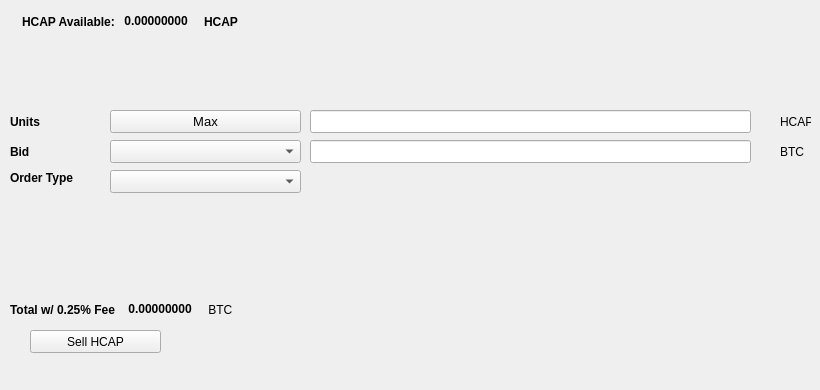
   <widget class="QWidget" name="SellTab">
    <attribute name="title">
     <string>Sell</string>
    </attribute>
    <widget class="QLabel" name="label_16">
     <property name="geometry">
      <rect>
       <x>780</x>
       <y>140</y>
       <width>31</width>
       <height>23</height>
      </rect>
     </property>
     <property name="text">
      <string>BTC</string>
     </property>
    </widget>
    <widget class="QComboBox" name="SellBidcomboBox">
     <property name="geometry">
      <rect>
       <x>110</x>
       <y>140</y>
       <width>191</width>
       <height>23</height>
      </rect>
     </property>
     <property name="font">
      <font>
       <pointsize>10</pointsize>
      </font>
     </property>
    </widget>
    <widget class="QLabel" name="label_18">
     <property name="geometry">
      <rect>
       <x>10</x>
       <y>110</y>
       <width>46</width>
       <height>23</height>
      </rect>
     </property>
     <property name="font">
      <font>
       <weight>75</weight>
       <bold>true</bold>
      </font>
     </property>
     <property name="text">
      <string>Units</string>
     </property>
    </widget>
    <widget class="QPushButton" name="Sell_Max_Amount">
     <property name="geometry">
      <rect>
       <x>110</x>
       <y>110</y>
       <width>191</width>
       <height>23</height>
      </rect>
     </property>
     <property name="font">
      <font>
       <pointsize>10</pointsize>
      </font>
     </property>
     <property name="text">
      <string>Max</string>
     </property>
    </widget>
    <widget class="QLabel" name="label_20">
     <property name="geometry">
      <rect>
       <x>10</x>
       <y>170</y>
       <width>91</width>
       <height>16</height>
      </rect>
     </property>
     <property name="font">
      <font>
       <weight>75</weight>
       <bold>true</bold>
      </font>
     </property>
     <property name="text">
      <string>Order Type</string>
     </property>
    </widget>
    <widget class="QComboBox" name="SellOrdertypeCombo">
     <property name="geometry">
      <rect>
       <x>110</x>
       <y>170</y>
       <width>191</width>
       <height>23</height>
      </rect>
     </property>
     <property name="font">
      <font>
       <pointsize>10</pointsize>
      </font>
     </property>
    </widget>
    <widget class="QLabel" name="label_21">
     <property name="geometry">
      <rect>
       <x>10</x>
       <y>140</y>
       <width>46</width>
       <height>23</height>
      </rect>
     </property>
     <property name="font">
      <font>
       <weight>75</weight>
       <bold>true</bold>
      </font>
     </property>
     <property name="text">
      <string>Bid</string>
     </property>
    </widget>
    <widget class="QLabel" name="label_22">
     <property name="geometry">
      <rect>
       <x>780</x>
       <y>110</y>
       <width>31</width>
       <height>23</height>
      </rect>
     </property>
     <property name="text">
      <string>HCAP</string>
     </property>
    </widget>
    <widget class="QLineEdit" name="UnitsInputHCAP">
     <property name="geometry">
      <rect>
       <x>310</x>
       <y>110</y>
       <width>441</width>
       <height>23</height>
      </rect>
     </property>
     <property name="font">
      <font>
       <pointsize>9</pointsize>
       <weight>75</weight>
       <bold>true</bold>
      </font>
     </property>
    </widget>
    <widget class="QLineEdit" name="SellBidPriceEdit">
     <property name="geometry">
      <rect>
       <x>310</x>
       <y>140</y>
       <width>441</width>
       <height>23</height>
      </rect>
     </property>
     <property name="font">
      <font>
       <pointsize>9</pointsize>
       <weight>75</weight>
       <bold>true</bold>
      </font>
     </property>
    </widget>
    <widget class="QPushButton" name="SellHCAPBTN">
     <property name="geometry">
      <rect>
       <x>30</x>
       <y>330</y>
       <width>131</width>
       <height>23</height>
      </rect>
     </property>
     <property name="text">
      <string>Sell HCAP</string>
     </property>
     <property name="icon">
      <iconset resource="../hcap">
       <normaloff>:/icons/hcap</normaloff>:/icons/hcap</iconset>
     </property>
    </widget>
    <widget class="QWidget" name="layoutWidget3">
     <property name="geometry">
      <rect>
       <x>22</x>
       <y>12</y>
       <width>258</width>
       <height>19</height>
      </rect>
     </property>
     <layout class="QHBoxLayout" name="horizontalLayout">
      <item>
       <widget class="QLabel" name="label232_2">
        <property name="font">
         <font>
          <weight>75</weight>
          <bold>true</bold>
         </font>
        </property>
        <property name="text">
         <string>HCAP Available:</string>
        </property>
       </widget>
      </item>
      <item>
       <widget class="QLabel" name="HCAPAvailableLabel">
        <property name="palette">
         <palette>
          <active>
           <colorrole role="WindowText">
            <brush brushstyle="SolidPattern">
             <color alpha="255">
              <red>0</red>
              <green>0</green>
              <blue>0</blue>
             </color>
            </brush>
           </colorrole>
           <colorrole role="Button">
            <brush brushstyle="SolidPattern">
             <color alpha="255">
              <red>0</red>
              <green>170</green>
              <blue>0</blue>
             </color>
            </brush>
           </colorrole>
           <colorrole role="Light">
            <brush brushstyle="SolidPattern">
             <color alpha="255">
              <red>0</red>
              <green>255</green>
              <blue>0</blue>
             </color>
            </brush>
           </colorrole>
           <colorrole role="Midlight">
            <brush brushstyle="SolidPattern">
             <color alpha="255">
              <red>0</red>
              <green>212</green>
              <blue>0</blue>
             </color>
            </brush>
           </colorrole>
           <colorrole role="Dark">
            <brush brushstyle="SolidPattern">
             <color alpha="255">
              <red>0</red>
              <green>85</green>
              <blue>0</blue>
             </color>
            </brush>
           </colorrole>
           <colorrole role="Mid">
            <brush brushstyle="SolidPattern">
             <color alpha="255">
              <red>0</red>
              <green>113</green>
              <blue>0</blue>
             </color>
            </brush>
           </colorrole>
           <colorrole role="Text">
            <brush brushstyle="SolidPattern">
             <color alpha="255">
              <red>0</red>
              <green>170</green>
              <blue>0</blue>
             </color>
            </brush>
           </colorrole>
           <colorrole role="BrightText">
            <brush brushstyle="SolidPattern">
             <color alpha="255">
              <red>255</red>
              <green>255</green>
              <blue>255</blue>
             </color>
            </brush>
           </colorrole>
           <colorrole role="ButtonText">
            <brush brushstyle="SolidPattern">
             <color alpha="255">
              <red>0</red>
              <green>0</green>
              <blue>0</blue>
             </color>
            </brush>
           </colorrole>
           <colorrole role="Base">
            <brush brushstyle="SolidPattern">
             <color alpha="255">
              <red>255</red>
              <green>255</green>
              <blue>255</blue>
             </color>
            </brush>
           </colorrole>
           <colorrole role="Window">
            <brush brushstyle="SolidPattern">
             <color alpha="255">
              <red>0</red>
              <green>170</green>
              <blue>0</blue>
             </color>
            </brush>
           </colorrole>
           <colorrole role="Shadow">
            <brush brushstyle="SolidPattern">
             <color alpha="255">
              <red>0</red>
              <green>0</green>
              <blue>0</blue>
             </color>
            </brush>
           </colorrole>
           <colorrole role="AlternateBase">
            <brush brushstyle="SolidPattern">
             <color alpha="255">
              <red>127</red>
              <green>212</green>
              <blue>127</blue>
             </color>
            </brush>
           </colorrole>
           <colorrole role="ToolTipBase">
            <brush brushstyle="SolidPattern">
             <color alpha="255">
              <red>255</red>
              <green>255</green>
              <blue>220</blue>
             </color>
            </brush>
           </colorrole>
           <colorrole role="ToolTipText">
            <brush brushstyle="SolidPattern">
             <color alpha="255">
              <red>0</red>
              <green>0</green>
              <blue>0</blue>
             </color>
            </brush>
           </colorrole>
          </active>
          <inactive>
           <colorrole role="WindowText">
            <brush brushstyle="SolidPattern">
             <color alpha="255">
              <red>0</red>
              <green>0</green>
              <blue>0</blue>
             </color>
            </brush>
           </colorrole>
           <colorrole role="Button">
            <brush brushstyle="SolidPattern">
             <color alpha="255">
              <red>0</red>
              <green>170</green>
              <blue>0</blue>
             </color>
            </brush>
           </colorrole>
           <colorrole role="Light">
            <brush brushstyle="SolidPattern">
             <color alpha="255">
              <red>0</red>
              <green>255</green>
              <blue>0</blue>
             </color>
            </brush>
           </colorrole>
           <colorrole role="Midlight">
            <brush brushstyle="SolidPattern">
             <color alpha="255">
              <red>0</red>
              <green>212</green>
              <blue>0</blue>
             </color>
            </brush>
           </colorrole>
           <colorrole role="Dark">
            <brush brushstyle="SolidPattern">
             <color alpha="255">
              <red>0</red>
              <green>85</green>
              <blue>0</blue>
             </color>
            </brush>
           </colorrole>
           <colorrole role="Mid">
            <brush brushstyle="SolidPattern">
             <color alpha="255">
              <red>0</red>
              <green>113</green>
              <blue>0</blue>
             </color>
            </brush>
           </colorrole>
           <colorrole role="Text">
            <brush brushstyle="SolidPattern">
             <color alpha="255">
              <red>0</red>
              <green>170</green>
              <blue>0</blue>
             </color>
            </brush>
           </colorrole>
           <colorrole role="BrightText">
            <brush brushstyle="SolidPattern">
             <color alpha="255">
              <red>255</red>
              <green>255</green>
              <blue>255</blue>
             </color>
            </brush>
           </colorrole>
           <colorrole role="ButtonText">
            <brush brushstyle="SolidPattern">
             <color alpha="255">
              <red>0</red>
              <green>0</green>
              <blue>0</blue>
             </color>
            </brush>
           </colorrole>
           <colorrole role="Base">
            <brush brushstyle="SolidPattern">
             <color alpha="255">
              <red>255</red>
              <green>255</green>
              <blue>255</blue>
             </color>
            </brush>
           </colorrole>
           <colorrole role="Window">
            <brush brushstyle="SolidPattern">
             <color alpha="255">
              <red>0</red>
              <green>170</green>
              <blue>0</blue>
             </color>
            </brush>
           </colorrole>
           <colorrole role="Shadow">
            <brush brushstyle="SolidPattern">
             <color alpha="255">
              <red>0</red>
              <green>0</green>
              <blue>0</blue>
             </color>
            </brush>
           </colorrole>
           <colorrole role="AlternateBase">
            <brush brushstyle="SolidPattern">
             <color alpha="255">
              <red>127</red>
              <green>212</green>
              <blue>127</blue>
             </color>
            </brush>
           </colorrole>
           <colorrole role="ToolTipBase">
            <brush brushstyle="SolidPattern">
             <color alpha="255">
              <red>255</red>
              <green>255</green>
              <blue>220</blue>
             </color>
            </brush>
           </colorrole>
           <colorrole role="ToolTipText">
            <brush brushstyle="SolidPattern">
             <color alpha="255">
              <red>0</red>
              <green>0</green>
              <blue>0</blue>
             </color>
            </brush>
           </colorrole>
          </inactive>
          <disabled>
           <colorrole role="WindowText">
            <brush brushstyle="SolidPattern">
             <color alpha="255">
              <red>0</red>
              <green>85</green>
              <blue>0</blue>
             </color>
            </brush>
           </colorrole>
           <colorrole role="Button">
            <brush brushstyle="SolidPattern">
             <color alpha="255">
              <red>0</red>
              <green>170</green>
              <blue>0</blue>
             </color>
            </brush>
           </colorrole>
           <colorrole role="Light">
            <brush brushstyle="SolidPattern">
             <color alpha="255">
              <red>0</red>
              <green>255</green>
              <blue>0</blue>
             </color>
            </brush>
           </colorrole>
           <colorrole role="Midlight">
            <brush brushstyle="SolidPattern">
             <color alpha="255">
              <red>0</red>
              <green>212</green>
              <blue>0</blue>
             </color>
            </brush>
           </colorrole>
           <colorrole role="Dark">
            <brush brushstyle="SolidPattern">
             <color alpha="255">
              <red>0</red>
              <green>85</green>
              <blue>0</blue>
             </color>
            </brush>
           </colorrole>
           <colorrole role="Mid">
            <brush brushstyle="SolidPattern">
             <color alpha="255">
              <red>0</red>
              <green>113</green>
              <blue>0</blue>
             </color>
            </brush>
           </colorrole>
           <colorrole role="Text">
            <brush brushstyle="SolidPattern">
             <color alpha="255">
              <red>0</red>
              <green>85</green>
              <blue>0</blue>
             </color>
            </brush>
           </colorrole>
           <colorrole role="BrightText">
            <brush brushstyle="SolidPattern">
             <color alpha="255">
              <red>255</red>
              <green>255</green>
              <blue>255</blue>
             </color>
            </brush>
           </colorrole>
           <colorrole role="ButtonText">
            <brush brushstyle="SolidPattern">
             <color alpha="255">
              <red>0</red>
              <green>85</green>
              <blue>0</blue>
             </color>
            </brush>
           </colorrole>
           <colorrole role="Base">
            <brush brushstyle="SolidPattern">
             <color alpha="255">
              <red>0</red>
              <green>170</green>
              <blue>0</blue>
             </color>
            </brush>
           </colorrole>
           <colorrole role="Window">
            <brush brushstyle="SolidPattern">
             <color alpha="255">
              <red>0</red>
              <green>170</green>
              <blue>0</blue>
             </color>
            </brush>
           </colorrole>
           <colorrole role="Shadow">
            <brush brushstyle="SolidPattern">
             <color alpha="255">
              <red>0</red>
              <green>0</green>
              <blue>0</blue>
             </color>
            </brush>
           </colorrole>
           <colorrole role="AlternateBase">
            <brush brushstyle="SolidPattern">
             <color alpha="255">
              <red>0</red>
              <green>170</green>
              <blue>0</blue>
             </color>
            </brush>
           </colorrole>
           <colorrole role="ToolTipBase">
            <brush brushstyle="SolidPattern">
             <color alpha="255">
              <red>255</red>
              <green>255</green>
              <blue>220</blue>
             </color>
            </brush>
           </colorrole>
           <colorrole role="ToolTipText">
            <brush brushstyle="SolidPattern">
             <color alpha="255">
              <red>0</red>
              <green>0</green>
              <blue>0</blue>
             </color>
            </brush>
           </colorrole>
          </disabled>
         </palette>
        </property>
        <property name="font">
         <font>
          <weight>75</weight>
          <bold>true</bold>
         </font>
        </property>
        <property name="text">
         <string> 0.00000000 </string>
        </property>
        <property name="textInteractionFlags">
         <set>Qt::LinksAccessibleByMouse|Qt::TextSelectableByKeyboard|Qt::TextSelectableByMouse</set>
        </property>
       </widget>
      </item>
      <item>
       <widget class="QLabel" name="labelHCAP">
        <property name="font">
         <font>
          <weight>75</weight>
          <bold>true</bold>
         </font>
        </property>
        <property name="text">
         <string>HCAP</string>
        </property>
       </widget>
      </item>
     </layout>
    </widget>
    <widget class="QWidget" name="layoutWidget">
     <property name="geometry">
      <rect>
       <x>10</x>
       <y>300</y>
       <width>268</width>
       <height>19</height>
      </rect>
     </property>
     <layout class="QHBoxLayout" name="horizontalLayout_2">
      <item>
       <widget class="QLabel" name="label_19">
        <property name="font">
         <font>
          <weight>75</weight>
          <bold>true</bold>
         </font>
        </property>
        <property name="text">
         <string>Total w/ 0.25% Fee </string>
        </property>
       </widget>
      </item>
      <item>
       <widget class="QLabel" name="SellCostLabel">
        <property name="palette">
         <palette>
          <active>
           <colorrole role="WindowText">
            <brush brushstyle="SolidPattern">
             <color alpha="255">
              <red>0</red>
              <green>0</green>
              <blue>0</blue>
             </color>
            </brush>
           </colorrole>
           <colorrole role="Button">
            <brush brushstyle="SolidPattern">
             <color alpha="255">
              <red>0</red>
              <green>170</green>
              <blue>0</blue>
             </color>
            </brush>
           </colorrole>
           <colorrole role="Light">
            <brush brushstyle="SolidPattern">
             <color alpha="255">
              <red>0</red>
              <green>255</green>
              <blue>0</blue>
             </color>
            </brush>
           </colorrole>
           <colorrole role="Midlight">
            <brush brushstyle="SolidPattern">
             <color alpha="255">
              <red>0</red>
              <green>212</green>
              <blue>0</blue>
             </color>
            </brush>
           </colorrole>
           <colorrole role="Dark">
            <brush brushstyle="SolidPattern">
             <color alpha="255">
              <red>0</red>
              <green>85</green>
              <blue>0</blue>
             </color>
            </brush>
           </colorrole>
           <colorrole role="Mid">
            <brush brushstyle="SolidPattern">
             <color alpha="255">
              <red>0</red>
              <green>113</green>
              <blue>0</blue>
             </color>
            </brush>
           </colorrole>
           <colorrole role="Text">
            <brush brushstyle="SolidPattern">
             <color alpha="255">
              <red>0</red>
              <green>170</green>
              <blue>0</blue>
             </color>
            </brush>
           </colorrole>
           <colorrole role="BrightText">
            <brush brushstyle="SolidPattern">
             <color alpha="255">
              <red>255</red>
              <green>255</green>
              <blue>255</blue>
             </color>
            </brush>
           </colorrole>
           <colorrole role="ButtonText">
            <brush brushstyle="SolidPattern">
             <color alpha="255">
              <red>0</red>
              <green>0</green>
              <blue>0</blue>
             </color>
            </brush>
           </colorrole>
           <colorrole role="Base">
            <brush brushstyle="SolidPattern">
             <color alpha="255">
              <red>255</red>
              <green>255</green>
              <blue>255</blue>
             </color>
            </brush>
           </colorrole>
           <colorrole role="Window">
            <brush brushstyle="SolidPattern">
             <color alpha="255">
              <red>0</red>
              <green>170</green>
              <blue>0</blue>
             </color>
            </brush>
           </colorrole>
           <colorrole role="Shadow">
            <brush brushstyle="SolidPattern">
             <color alpha="255">
              <red>0</red>
              <green>0</green>
              <blue>0</blue>
             </color>
            </brush>
           </colorrole>
           <colorrole role="AlternateBase">
            <brush brushstyle="SolidPattern">
             <color alpha="255">
              <red>127</red>
              <green>212</green>
              <blue>127</blue>
             </color>
            </brush>
           </colorrole>
           <colorrole role="ToolTipBase">
            <brush brushstyle="SolidPattern">
             <color alpha="255">
              <red>255</red>
              <green>255</green>
              <blue>220</blue>
             </color>
            </brush>
           </colorrole>
           <colorrole role="ToolTipText">
            <brush brushstyle="SolidPattern">
             <color alpha="255">
              <red>0</red>
              <green>0</green>
              <blue>0</blue>
             </color>
            </brush>
           </colorrole>
          </active>
          <inactive>
           <colorrole role="WindowText">
            <brush brushstyle="SolidPattern">
             <color alpha="255">
              <red>0</red>
              <green>0</green>
              <blue>0</blue>
             </color>
            </brush>
           </colorrole>
           <colorrole role="Button">
            <brush brushstyle="SolidPattern">
             <color alpha="255">
              <red>0</red>
              <green>170</green>
              <blue>0</blue>
             </color>
            </brush>
           </colorrole>
           <colorrole role="Light">
            <brush brushstyle="SolidPattern">
             <color alpha="255">
              <red>0</red>
              <green>255</green>
              <blue>0</blue>
             </color>
            </brush>
           </colorrole>
           <colorrole role="Midlight">
            <brush brushstyle="SolidPattern">
             <color alpha="255">
              <red>0</red>
              <green>212</green>
              <blue>0</blue>
             </color>
            </brush>
           </colorrole>
           <colorrole role="Dark">
            <brush brushstyle="SolidPattern">
             <color alpha="255">
              <red>0</red>
              <green>85</green>
              <blue>0</blue>
             </color>
            </brush>
           </colorrole>
           <colorrole role="Mid">
            <brush brushstyle="SolidPattern">
             <color alpha="255">
              <red>0</red>
              <green>113</green>
              <blue>0</blue>
             </color>
            </brush>
           </colorrole>
           <colorrole role="Text">
            <brush brushstyle="SolidPattern">
             <color alpha="255">
              <red>0</red>
              <green>170</green>
              <blue>0</blue>
             </color>
            </brush>
           </colorrole>
           <colorrole role="BrightText">
            <brush brushstyle="SolidPattern">
             <color alpha="255">
              <red>255</red>
              <green>255</green>
              <blue>255</blue>
             </color>
            </brush>
           </colorrole>
           <colorrole role="ButtonText">
            <brush brushstyle="SolidPattern">
             <color alpha="255">
              <red>0</red>
              <green>0</green>
              <blue>0</blue>
             </color>
            </brush>
           </colorrole>
           <colorrole role="Base">
            <brush brushstyle="SolidPattern">
             <color alpha="255">
              <red>255</red>
              <green>255</green>
              <blue>255</blue>
             </color>
            </brush>
           </colorrole>
           <colorrole role="Window">
            <brush brushstyle="SolidPattern">
             <color alpha="255">
              <red>0</red>
              <green>170</green>
              <blue>0</blue>
             </color>
            </brush>
           </colorrole>
           <colorrole role="Shadow">
            <brush brushstyle="SolidPattern">
             <color alpha="255">
              <red>0</red>
              <green>0</green>
              <blue>0</blue>
             </color>
            </brush>
           </colorrole>
           <colorrole role="AlternateBase">
            <brush brushstyle="SolidPattern">
             <color alpha="255">
              <red>127</red>
              <green>212</green>
              <blue>127</blue>
             </color>
            </brush>
           </colorrole>
           <colorrole role="ToolTipBase">
            <brush brushstyle="SolidPattern">
             <color alpha="255">
              <red>255</red>
              <green>255</green>
              <blue>220</blue>
             </color>
            </brush>
           </colorrole>
           <colorrole role="ToolTipText">
            <brush brushstyle="SolidPattern">
             <color alpha="255">
              <red>0</red>
              <green>0</green>
              <blue>0</blue>
             </color>
            </brush>
           </colorrole>
          </inactive>
          <disabled>
           <colorrole role="WindowText">
            <brush brushstyle="SolidPattern">
             <color alpha="255">
              <red>0</red>
              <green>85</green>
              <blue>0</blue>
             </color>
            </brush>
           </colorrole>
           <colorrole role="Button">
            <brush brushstyle="SolidPattern">
             <color alpha="255">
              <red>0</red>
              <green>170</green>
              <blue>0</blue>
             </color>
            </brush>
           </colorrole>
           <colorrole role="Light">
            <brush brushstyle="SolidPattern">
             <color alpha="255">
              <red>0</red>
              <green>255</green>
              <blue>0</blue>
             </color>
            </brush>
           </colorrole>
           <colorrole role="Midlight">
            <brush brushstyle="SolidPattern">
             <color alpha="255">
              <red>0</red>
              <green>212</green>
              <blue>0</blue>
             </color>
            </brush>
           </colorrole>
           <colorrole role="Dark">
            <brush brushstyle="SolidPattern">
             <color alpha="255">
              <red>0</red>
              <green>85</green>
              <blue>0</blue>
             </color>
            </brush>
           </colorrole>
           <colorrole role="Mid">
            <brush brushstyle="SolidPattern">
             <color alpha="255">
              <red>0</red>
              <green>113</green>
              <blue>0</blue>
             </color>
            </brush>
           </colorrole>
           <colorrole role="Text">
            <brush brushstyle="SolidPattern">
             <color alpha="255">
              <red>0</red>
              <green>85</green>
              <blue>0</blue>
             </color>
            </brush>
           </colorrole>
           <colorrole role="BrightText">
            <brush brushstyle="SolidPattern">
             <color alpha="255">
              <red>255</red>
              <green>255</green>
              <blue>255</blue>
             </color>
            </brush>
           </colorrole>
           <colorrole role="ButtonText">
            <brush brushstyle="SolidPattern">
             <color alpha="255">
              <red>0</red>
              <green>85</green>
              <blue>0</blue>
             </color>
            </brush>
           </colorrole>
           <colorrole role="Base">
            <brush brushstyle="SolidPattern">
             <color alpha="255">
              <red>0</red>
              <green>170</green>
              <blue>0</blue>
             </color>
            </brush>
           </colorrole>
           <colorrole role="Window">
            <brush brushstyle="SolidPattern">
             <color alpha="255">
              <red>0</red>
              <green>170</green>
              <blue>0</blue>
             </color>
            </brush>
           </colorrole>
           <colorrole role="Shadow">
            <brush brushstyle="SolidPattern">
             <color alpha="255">
              <red>0</red>
              <green>0</green>
              <blue>0</blue>
             </color>
            </brush>
           </colorrole>
           <colorrole role="AlternateBase">
            <brush brushstyle="SolidPattern">
             <color alpha="255">
              <red>0</red>
              <green>170</green>
              <blue>0</blue>
             </color>
            </brush>
           </colorrole>
           <colorrole role="ToolTipBase">
            <brush brushstyle="SolidPattern">
             <color alpha="255">
              <red>255</red>
              <green>255</green>
              <blue>220</blue>
             </color>
            </brush>
           </colorrole>
           <colorrole role="ToolTipText">
            <brush brushstyle="SolidPattern">
             <color alpha="255">
              <red>0</red>
              <green>0</green>
              <blue>0</blue>
             </color>
            </brush>
           </colorrole>
          </disabled>
         </palette>
        </property>
        <property name="font">
         <font>
          <weight>75</weight>
          <bold>true</bold>
         </font>
        </property>
        <property name="autoFillBackground">
         <bool>false</bool>
        </property>
        <property name="text">
         <string> 0.00000000</string>
        </property>
        <property name="textInteractionFlags">
         <set>Qt::LinksAccessibleByMouse|Qt::TextSelectableByMouse</set>
        </property>
       </widget>
      </item>
      <item>
       <widget class="QLabel" name="label_17">
        <property name="font">
         <font>
          <weight>50</weight>
          <bold>false</bold>
         </font>
        </property>
        <property name="text">
         <string> BTC</string>
        </property>
       </widget>
      </item>
     </layout>
    </widget>
    <widget class="QLabel" name="label_23">
     <property name="geometry">
      <rect>
       <x>460</x>
       <y>300</y>
       <width>281</width>
       <height>81</height>
      </rect>
     </property>
     <property name="text">
      <string/>
     </property>
     <property name="pixmap">
      <pixmap>:/images/bittrex</pixmap>
     </property>
    </widget>
   </widget>
